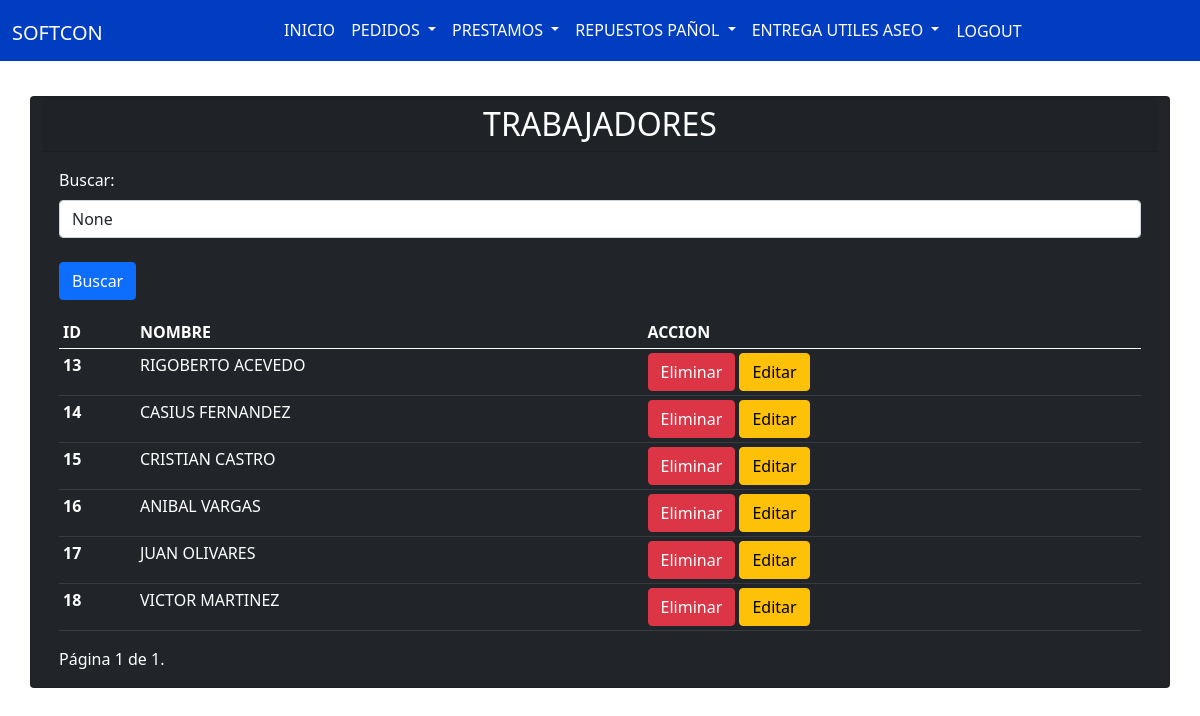
/lista_obrero/ (signed in), run on an earlier commit of the app's database.
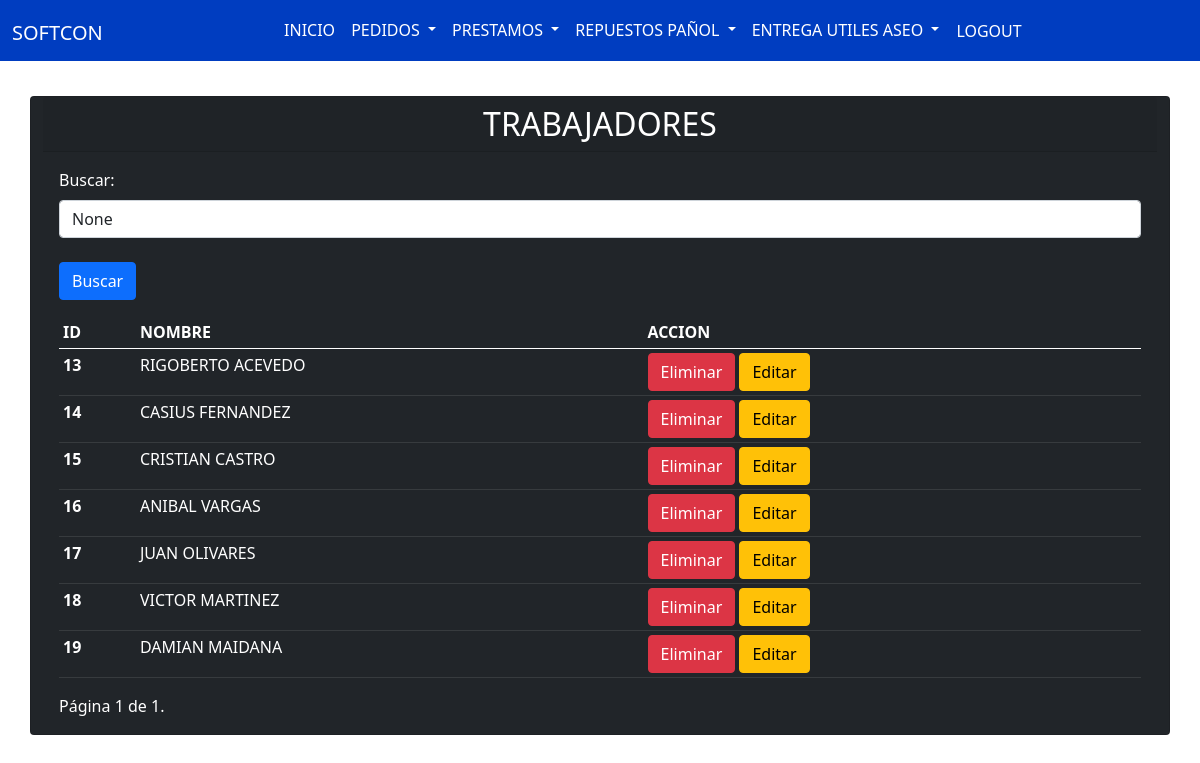
And on a later commit of the database.
### app/models.py (models this page shows, shortened)
class Obrero(models.Model):
    nombre = models.CharField(max_length=100)

### app/views.py (the view)
# urls.py: path('lista_obrero/', lista_obrero, name='lista_obrero'),
@login_required
def lista_obrero(request):
    obreros_list = Obrero.objects.all()
    search_term = request.GET.get('buscar')
    if search_term:
        obreros_list = obreros_list.filter(Q(nombre__icontains=search_term))
    paginator = Paginator(obreros_list, 9)
    page = request.GET.get('page')
    try:
        obreros = paginator.page(page)
    except PageNotAnInteger:
        obreros = paginator.page(1)
    except EmptyPage:
        obreros = paginator.page(paginator.num_pages)
    return render(request, 'app/lista_obrero.html', {'obreros': obreros, 'search_term': search_term})

### app/templates/app/lista_obrero.html (shortened to what this page needs)
{% extends 'app/base.html' %}
{% block content %}
<link rel="stylesheet" type="text/css" href="https://cdn.datatables.net/1.11.5/css/jquery.dataTables.css">
<br><br><br><br>
  <div class="container">
    <div class="row justify-content-center">
      <div class="card bg-dark text-white">
        <h2 class="card-header text-center">TRABAJADORES</h2>
        <div class="card-body">
          <div class="mb-3">
            <form method="GET" action="{% url 'lista_obrero' %}">
                <label for="buscar" class="form-label">Buscar:</label>
                <input type="text" class="form-control" id="buscar" name="buscar" placeholder="Escribe para buscar..."
                    value="{{ search_term }}">
                    <br>
                <button type="submit" class="btn btn-primary">Buscar</button>
            </form>
          </div>
          <table class="table mx-auto table-dark table-sm">
            <thead>
              <tr>
                <th scope="col">ID</th>
                <th scope="col">NOMBRE</th>
                <th scope="col">ACCION</th>
              </tr>
            </thead>
            <tbody>
              {% for obrero in obreros %}
                <tr>
                  <th scope="row">{{ obrero.id }}</th>
                  <td>{{ obrero.nombre }}</td>
                  <td>
                    <a href="{% url 'eliminar_obrero' obrero.id %}" class="btn btn-danger">Eliminar</a>
                    <a href="{% url 'editar_obrero' obrero.id %}" class="btn btn-warning">Editar</a>
                  </td>
                </tr>
              {% endfor %}
            </tbody>
          </table>
          <div class="pagination">
            <span class="step-links">
                <span class="current">
                    Página {{ obreros.number }} de {{ obreros.paginator.num_pages }}.
                </span>
            </span>
          </div>
        </div>
      </div>
    </div>
  </div>
{% endblock %}

What changed in the data, as far as the page shows it:
added Obrero: id "19", nombre "DAMIAN MAIDANA"
